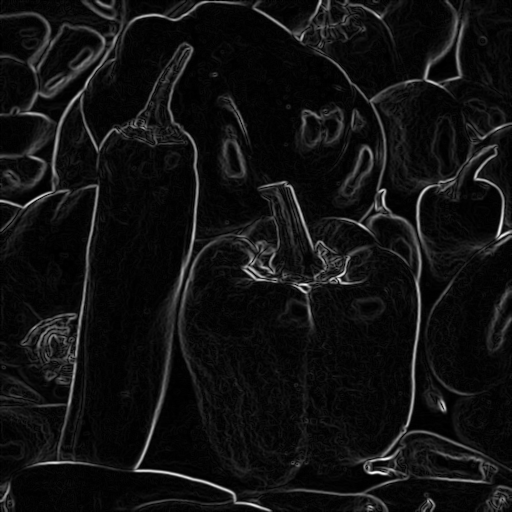
#> input picture src/peppersgrad.pgm, 512 x 512 px
$ python main.py   (Python 2 division)
#> lines starting #> are read from the running program, lines starting #| are printed output that depends on the picture; after the words box and inside, x2 and y2 are one past the last pixel; in counts of white or black regions, pixels touching at a corner belong together; long printed decimals are rounded
### src/astar.py

'''
Algoritmo A* Path Finding para a
procura de caminhos com menos custo
em funcao da intensidade.
'''

__author__ = '12551 Pedro Santos & 12552 Emanuel Teixeira'
__date__ = '11 de Maio de 2014'

import math

class AStar():
	"""Classe AStar e responsavel pelo algoritmo da busca
	do melhor caminho com menos custo"""
	def __init__(self):
		'''
		Inicializacao dos parametros da classe Astar
		'''
		self.START_POINT = (191, 48) #x, y
		self.END_POINT = (260, 508)
		self.ALPHA = 1
		self.MAX_COR = 255.0
		self.closed_set = []
		self.count = 0

	def g(self, neighbor):
		'''
		Funcao com o custo g, em funcao da intesndidade da cor
		Quanto maior for a intensidade menor sera o custo

		@param neighbor e o ponto vizinho que esta a ser testado
		@return a normalizacao da cor entre 0 e 1 do ponto neighbor
		'''
		return (1 - (self.img[neighbor[1], neighbor[0]][0] / self.MAX_COR))

	def h(self, neighbor):
		'''
		Funcao com o custo h, em funcao da distancia em linha recta ao ponto final
		Quanto maior for a distancia maior sera o custo

		@param neighbor e o ponto vizinho que esta a ser testado
		@return a distancia em linha reta do ponto neighbor ao ponto END_POINT
		'''
		return math.sqrt((neighbor[0] - self.END_POINT[0]) ** 2 + ((self.END_POINT[1] - neighbor[1]) ** 2))

	def a_star(self, img):
		'''
		Funcao A* que busca o melhor caminho
		utilizando a soma das funcoes g e h para um conjuto
		de pontos e escolhendo o ponto que apresenta um custo mais baixo

		@param img e a matriz da imagem a testar com o valor dos pixeis
		'''
		self.img = img
		current = self.START_POINT
		self.closed_set = [self.START_POINT]
		while not (current[0] == self.END_POINT[0] and current[1] == self.END_POINT[1]):
			self.count = self.count + 1
			open_set = [(current[0] + x, current[1] + y) for x in xrange(-1,2) for y in xrange(-1,2)
					if (not (x == 0 and y == 0)) and ((current[0] + x, current[1] + y) not in self.closed_set)] # procura dos vizinho, se estes ainda nao estiverem na lista fechada
			if len(open_set) > 0:
				try:
					temp = [self.g(neighbor) + self.h(neighbor) / (self.ALPHA * 10) for neighbor in open_set]
					current = open_set[temp.index(min(temp))]
					self.closed_set.append(current)
				except Exception, e:
					print 'Point out of image borders'

### src/main.py

'''
Algoritmo A* Path Finding para a
procura de caminhos com menos custo
em funcao da intensidade.
'''

import math
import cv2
import numpy as np
from astar import AStar
import time

__author__ = '12551 Pedro Santos & 12552 Emanuel Teixeira'
__date__ = '11 de Maior de 2014'

class OpenImage(object):
	"""Classe onde a imagem vai ser
	aberta para estudo e tratamento"""
	def __init__(self, name):
		'''
		Inicializacao de parametros da classe

		@name nome do ficheiro da imagem a abrir
		'''
		super(OpenImage, self).__init__()
		self.name = name
		self.img = None
		self.width = 0
		self.height = 0

	def open_image(self, START_POINT, END_POINT, flag = True):
		'''
		Abertura e desenho na imagem dos pontos inicial e final
		para percepcao clara do caso de estudo

		@param START_POINT ponto incial
		@param END_POINT ponto final
		'''
#> called with START_POINT = (191, 48), END_POINT = (260, 508), flag = True
		start = time.clock()
		self.img = cv2.imread(self.name)
#> self.img is the input picture: shape (512, 512, 3); min 0, max 255, mean 17.1
		self.width, self.height = self.img.shape[:2]
#> self.width = 512; self.height = 512
		self.time = time.clock() - start
		if flag:
			cv2.line(self.img,(START_POINT[0], START_POINT[1]),(START_POINT[0], START_POINT[1]),(0,0,255),8)
#> self.img: shape (512, 512, 3); 0.02% of pixels changed, all inside (x1, y1, x2, y2) = (187, 44, 196, 53)
			cv2.line(self.img,(END_POINT[0], END_POINT[1]),(END_POINT[0], END_POINT[1]),(0,0,255),8)
#> self.img: shape (512, 512, 3); mean B, G, R 17.1, 17.1, 17.2

	def show_image(self):
		'''
		Abertura de uma caixa de dialogo com
		o resultado do algoritmo visivel
		'''
		cv2.imshow('A* - EDA 13/14', self.img)
		cv2.waitKey(0)
		cv2.destroyAllWindows()

	def save_image(self, name):
		'''
		Guarda o conteudo da janela num ficheiro
		de imagem

		@param name nome do ficheiro de imagem a gravar
		'''
		cv2.imwrite(name, self.img)

	def draw_point(self, point):
		'''
		Funcao que desenha um ponto na imagem

		@param point ponto a desenhar na imagem
		'''
		cv2.line(self.img, point, point,(0,255,255), 2)

class WriteFile(object):
	'''
	Classe para a escrita de ficheiros
	'''
	def write_file(self, name, closed_set):
		'''
		Escrita de um ficheiro .txt para o armazenamento dos
		pontos resultantes do algoritmo

		@param name nome do ficheiro .txt onde serao armazenados os dados
		@closed_set lista de pontos resultantes do algoritmo
		'''
		data = open(name, 'w')
		for x in closed_set:
			data.writelines((str(x[0]), ' , ', str(x[1]), '\n'))
		data.close()


if __name__ == '__main__':
	open_image = OpenImage('peppersgrad.pgm')
	a_star = AStar()
	open_image.open_image(a_star.START_POINT, a_star.END_POINT)
	start = time.time()
	a_star.a_star(open_image.img)
#> the loop in a_star, `while not (current[0] == self.END_POINT[0] and current[1] == self.END_..` made 583 passes
#> (temp, current) on passes 1 to 10: ([47.63, 47.53, 47.43, 47.61, 47.42, 47.6, 47.5, 47.4], (192, 49)), ([47.42, 47.32, 47.5, 47.3, 47.49, 47.39, 47.29], (193, 50)), ([47.3, 47.2, 47.39, 47.19, 47.37, 47.27, 47.12], (194, 51)), ([47.19, 47, 47.27, 47.03, 47.25, 47.13, 47.03], (193, 52)), ([47.2, 46.85, 46.85, 47.19, 46.94, 47.03, 46.94], (192, 53)), ([47.12, 46.69, 46.66, 46.85, 46.82, 46.94, 46.85], (191, 54)), ([46.63, 46.51, 46.44, 46.69, 46.61, 46.82, 46.74], (190, 55)), ([46.62, 46.46, 46.33, 46.51, 46.41, 46.61, 46.59], (189, 56)), ([46.66, 46.42, 46.23, 46.46, 46.26, 46.41, 46.41], (188, 57)), ([46.6, 46.4, 46.2, 46.42, 46.12, 46.26, 46.24], (188, 58))
#> temp on pass 100: [37.5, 37.49, 37.65, 37.33, 37.92, 37.69, 37.5]
#> after the loop in a_star, `while not (current[0] == self.END_POINT[0] and current[1] == self.END_..`: self.closed_set = 584 pairs, first value 135 to 260, second value 48 to 508; self.count = 583
	finish = time.time() - start
	for point in a_star.closed_set:
		open_image.draw_point(point)
#> this loop made 584 passes
	print 'Tempo de execucao: %.15f' % finish
	print 'Iteracoes:', a_star.count
#| Iteracoes: 583
	print 'Media por cada iteracao: %.15f' % (finish / a_star.count)
#| Media por cada iteracao: 8.832e-05
	open_image.show_image()
#> in show_image, `cv2.imshow('A* - EDA 13/14', self.img)`:
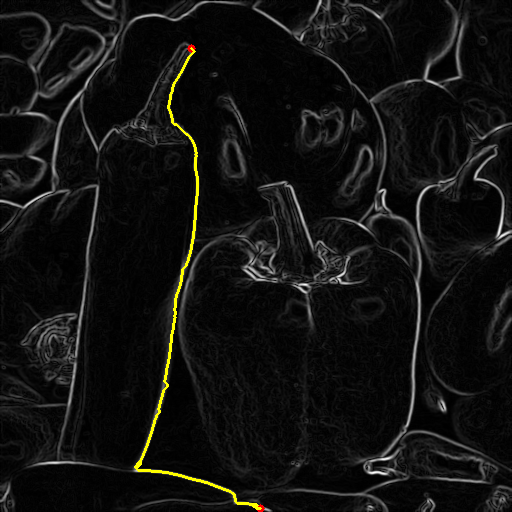
#> window 'A* - EDA 13/14': shape (512, 512, 3); mean B, G, R 16.4, 18, 18.1
	open_image.save_image('result.png')
	write_file = WriteFile()
	write_file.write_file('data.txt', a_star.closed_set)
#> the loop in write_file, `for x in closed_set:` made 584 passes
